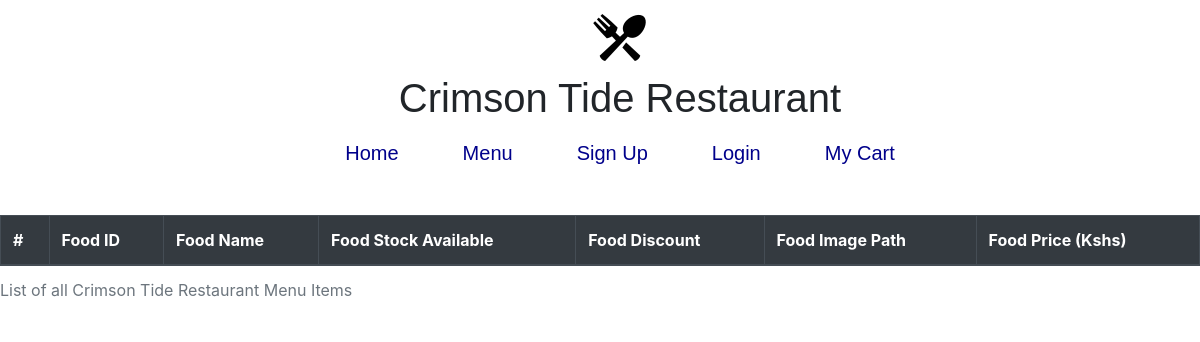
Before: /hq/allFood.php with the older database file.
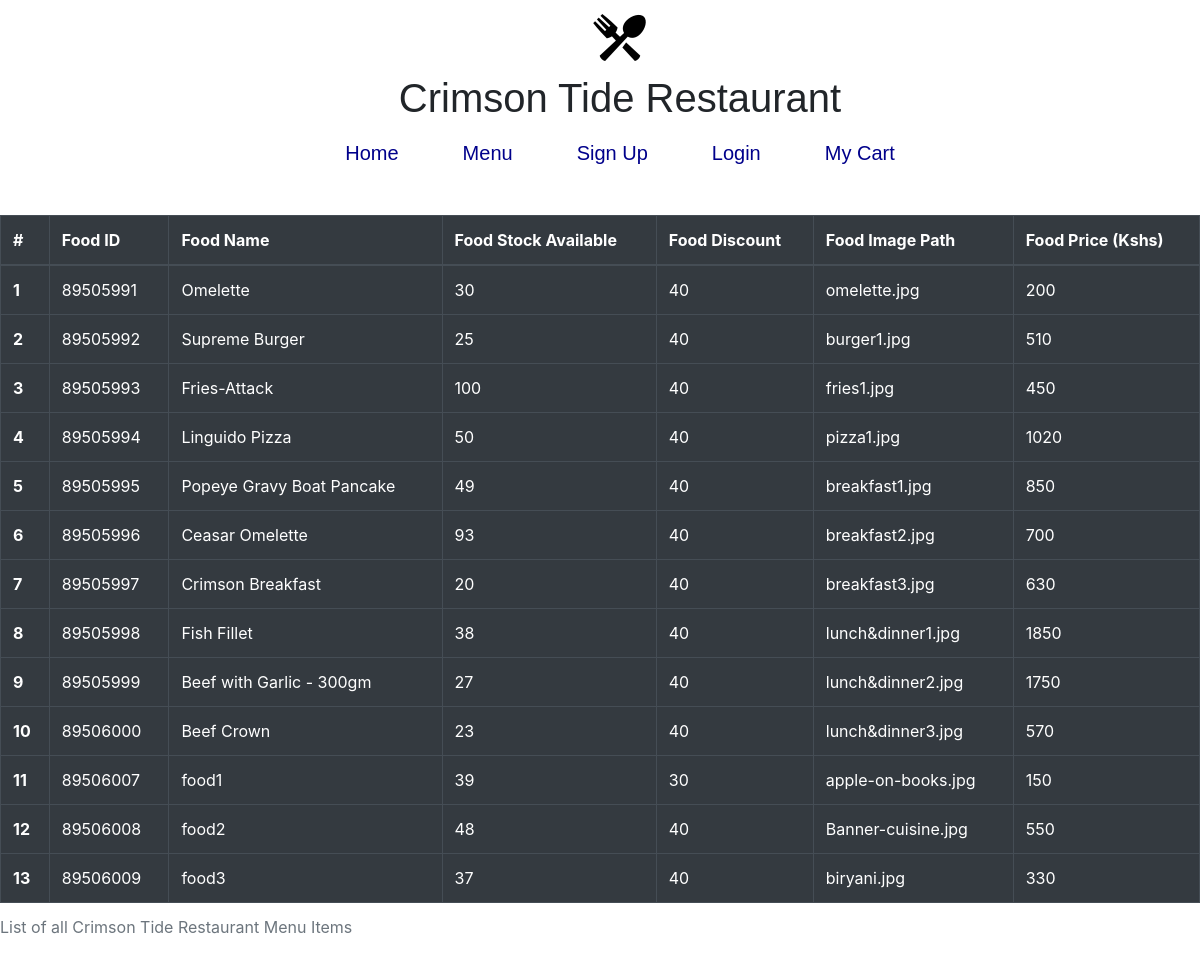
After: the same page with the newer database file.
### tables this page shows
CREATE TABLE `crimson_menu_item` (
  `CrimsonMenuItemID` int(8) NOT NULL,
  `CrimsonMenuItemName` varchar(255) NOT NULL,
  `CrimsonMenuItemStockAvailable` int(8) NOT NULL,
  `CrimsonMenuItemDiscount` int(3) DEFAULT NULL,
  `CrimsonMenuItemImagePath` varchar(255) NOT NULL,
  `CrimsonMenuItemPrice` int(5) NOT NULL,
  `CrimsonMenuItemDescription` varchar(1000) NOT NULL,
  `CrimsonMenuItemCategory` varchar(255) NOT NULL
);

### hq/allFood.php (the view, shortened to what this page needs)
<!DOCTYPE html>
<html>
<head>
	<?php
		include '../SharedFiles/metatags.php';
	 ?>
	<link rel="stylesheet" href="../styles/main.css">
</head>
<body>
	<?php
		include '../SharedFiles/navBar.php';
	 ?>
	<table class="table table-bordered table-dark table-hover">
	<caption>List of all Crimson Tide Restaurant Menu Items</caption>
	  <thead>
	    <tr>
	      <th scope="col">#</th>
	      <th scope="col">Food ID</th>
		  <th scope="col">Food Name</th>
		  <th scope="col">Food Stock Available</th>
		  <th scope="col">Food Discount</th>
		  <th scope="col">Food Image Path</th>
		  <th scope="col">Food Price (Kshs)</th>
	    </tr>
	  </thead>
	  <tbody>
	  	<?php
$databaseHost = 'localhost';
$databaseName = 'crimson_tide_restaurant';
$databaseUsername = 'root';
$databasePassword = '';
$counter = 0;
$cser = mysqli_connect($databaseHost, $databaseUsername, $databasePassword, $databaseName);
$result = mysqli_query($cser, "SELECT * FROM Crimson_Menu_Item");
while($res = mysqli_fetch_array($result)) {
	$counter++;
?>
    <tr>
    	<th scope="row"><?php echo $counter ?></th>
        <td><?php echo $res['CrimsonMenuItemID']?></td>
        <td><?php echo $res['CrimsonMenuItemName']?></td>
        <td><?php echo $res['CrimsonMenuItemStockAvailable']?></td>
        <td><?php echo $res['CrimsonMenuItemDiscount']?></td>
        <td><?php echo $res['CrimsonMenuItemImagePath']?></td>
        <td><?php echo $res['CrimsonMenuItemPrice']?></td>
    </tr>
<?php
}
?>
	  </tbody>
	</table>
	</body>
</html>

### SharedFiles/metatags.php (shortened to what this page needs)
<link rel="stylesheet" href="https://stackpath.bootstrapcdn.com/bootstrap/4.5.2/css/bootstrap.min.css">

### SharedFiles/navBar.php (shortened to what this page needs)
<!DOCTYPE html>
<html>
<head>
  <?php
    include '../SharedFiles/metatags.php';
   ?>
</head>
<body>
	<header>
    <ul id="menu">
      <span id="navItems">
        <li><img src="../images/CrimsonLogo.png" alt="Crimson Logo"></li>
      </span>
      <div id="restaurantName">
        <h1>Crimson Tide Restaurant</h1>
      </div>
      <span id="navItems">
        <li><a href="../SharedFiles/Index.php"><button type="button" class="buttonReserve">Home</button></a></li>
        <li><a href="../en/restaurantMenu.php"><button type="button" class="buttonReserve">Menu</button></a></li>
        <li><a href="../en/Register.php"><button type="button" class="buttonReserve">Sign Up</button></a></li>
        <li><a href="../SharedFiles/Login.php"><button type="button" class="buttonReserve">Login</button></a></li>
        <li><a href="../en/makeOrder.php"><button type="button" class="buttonReserve">My Cart</button></a></li>
      </span>
      </ul>
      </header>
<br>
</body>
</html>

### styles/main.css (style rules this page uses)
header { display: block; }
#navItems { display: flex; align-items: center; justify-content: center; }
ul#menu { list-style: none; }
ul#menu li { display: inline-block; padding: 5px 25px; }
ul#menu li a { font-size: 23px; color: #0047ab; text-decoration: none; }
ul#menu li img { font-family: sans-serif; }
h1 { text-align: center; font-family: sans-serif; font-size: xx-large; }
.buttonReserve { border-radius: 12px; background-color: white; color: darkblue; border: 1px solid white; font-size: 20px; font-family: sans-serif; }

Changed rows visible on the page:
added crimson_menu_item: CrimsonMenuItemID "89505991", CrimsonMenuItemName "Omelette", CrimsonMenuItemStockAvailable "30", CrimsonMenuItemDiscount "40", CrimsonMenuItemImagePath "omelette.jpg", CrimsonMenuItemPrice "200"
added crimson_menu_item: CrimsonMenuItemID "89505992", CrimsonMenuItemName "Supreme Burger", CrimsonMenuItemStockAvailable "25", CrimsonMenuItemDiscount "40", CrimsonMenuItemImagePath "burger1.jpg", CrimsonMenuItemPrice "510"
added crimson_menu_item: CrimsonMenuItemID "89505993", CrimsonMenuItemName "Fries-Attack", CrimsonMenuItemStockAvailable "100", CrimsonMenuItemDiscount "40", CrimsonMenuItemImagePath "fries1.jpg", CrimsonMenuItemPrice "450"
added crimson_menu_item: CrimsonMenuItemID "89505994", CrimsonMenuItemName "Linguido Pizza", CrimsonMenuItemStockAvailable "50", CrimsonMenuItemDiscount "40", CrimsonMenuItemImagePath "pizza1.jpg", CrimsonMenuItemPrice "1020"
added crimson_menu_item: CrimsonMenuItemID "89505995", CrimsonMenuItemName "Popeye Gravy Boat Pancake", CrimsonMenuItemStockAvailable "49", CrimsonMenuItemDiscount "40", CrimsonMenuItemImagePath "breakfast1.jpg", CrimsonMenuItemPrice "850"
added crimson_menu_item: CrimsonMenuItemID "89505996", CrimsonMenuItemName "Ceasar Omelette", CrimsonMenuItemStockAvailable "93", CrimsonMenuItemDiscount "40", CrimsonMenuItemImagePath "breakfast2.jpg", CrimsonMenuItemPrice "700"
added crimson_menu_item: CrimsonMenuItemID "89505997", CrimsonMenuItemName "Crimson Breakfast", CrimsonMenuItemStockAvailable "20", CrimsonMenuItemDiscount "40", CrimsonMenuItemImagePath "breakfast3.jpg", CrimsonMenuItemPrice "630"
added crimson_menu_item: CrimsonMenuItemID "89505998", CrimsonMenuItemName "Fish Fillet", CrimsonMenuItemStockAvailable "38", CrimsonMenuItemDiscount "40", CrimsonMenuItemImagePath "lunch&dinner1.jpg", CrimsonMenuItemPrice "1850"
added crimson_menu_item: CrimsonMenuItemID "89505999", CrimsonMenuItemName "Beef with Garlic - 300gm", CrimsonMenuItemStockAvailable "27", CrimsonMenuItemDiscount "40", CrimsonMenuItemImagePath "lunch&dinner2.jpg", CrimsonMenuItemPrice "1750"
added crimson_menu_item: CrimsonMenuItemID "89506000", CrimsonMenuItemName "Beef Crown", CrimsonMenuItemStockAvailable "23", CrimsonMenuItemDiscount "40", CrimsonMenuItemImagePath "lunch&dinner3.jpg", CrimsonMenuItemPrice "570"
added crimson_menu_item: CrimsonMenuItemID "89506007", CrimsonMenuItemName "food1", CrimsonMenuItemStockAvailable "39", CrimsonMenuItemDiscount "30", CrimsonMenuItemImagePath "apple-on-books.jpg", CrimsonMenuItemPrice "150"
added crimson_menu_item: CrimsonMenuItemID "89506008", CrimsonMenuItemName "food2", CrimsonMenuItemStockAvailable "48", CrimsonMenuItemDiscount "40", CrimsonMenuItemImagePath "Banner-cuisine.jpg", CrimsonMenuItemPrice "550"
added crimson_menu_item: CrimsonMenuItemID "89506009", CrimsonMenuItemName "food3", CrimsonMenuItemStockAvailable "37", CrimsonMenuItemDiscount "40", CrimsonMenuItemImagePath "biryani.jpg", CrimsonMenuItemPrice "330"
